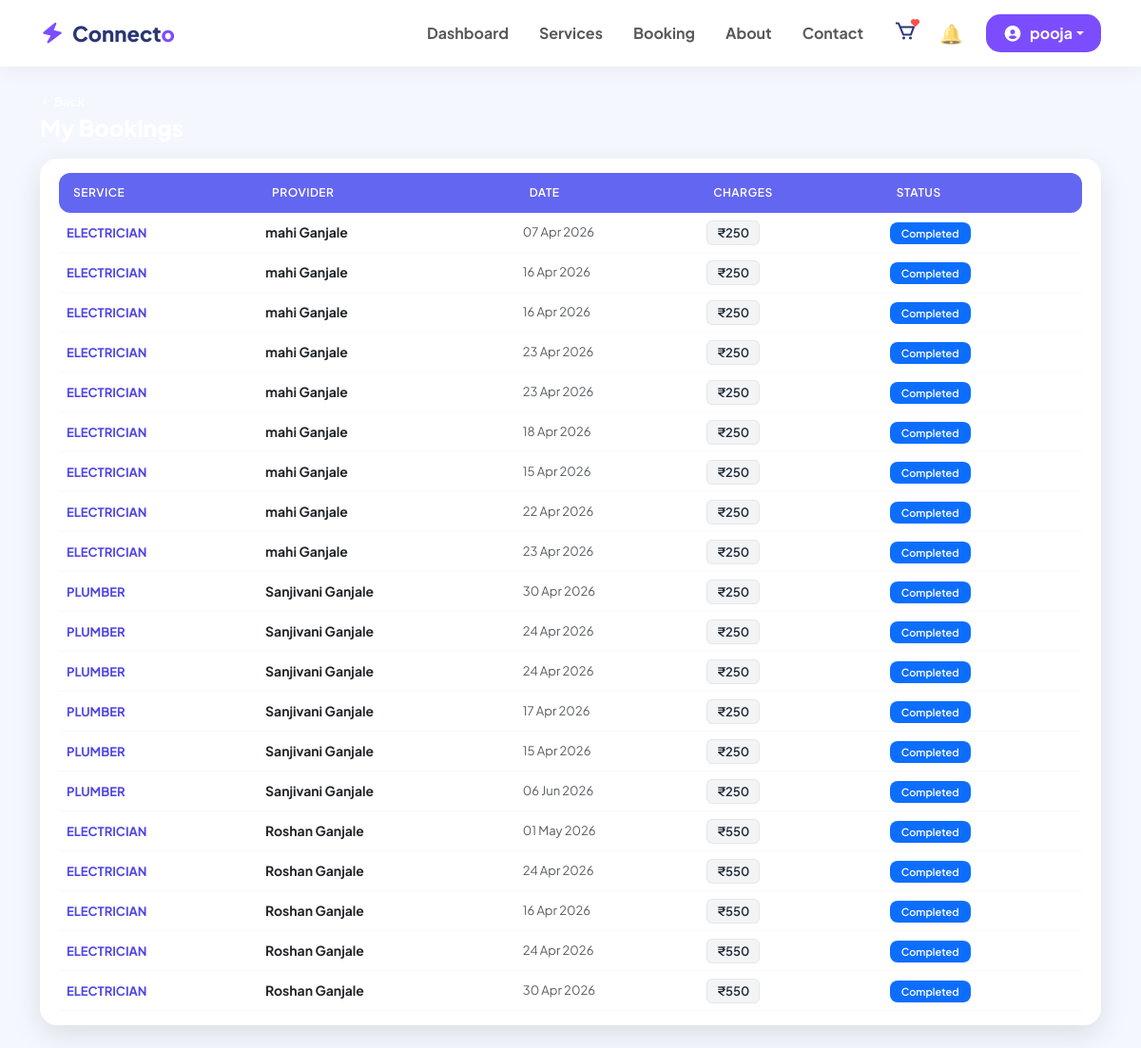
The page /bookings/ (signed in) on the database its author committed.
### userapp/models.py (models this page shows, shortened)
class User(AbstractUser):
    ROLE_CHOICES = (
        ('user', 'User'),
        ('provider', 'Service Provider'),
    )
    role = models.CharField(max_length=20, choices=ROLE_CHOICES, default='user')
    phone = models.CharField(max_length=10, validators=[phone_validator])
    is_suspended = models.BooleanField(default=False)

class Booking(models.Model):
    STATUS_CHOICES = [
        ('pending', 'Pending'),
        ('accepted', 'Accepted'),
        ('paid', 'Paid & Confirmed'),
        ('rejected', 'Rejected'),
    ]
    user = models.ForeignKey(User, on_delete=models.CASCADE, null=True, blank=True)
    name = models.CharField(max_length=100)
    address = models.CharField(max_length=100)
    service = models.CharField(max_length=50)
    date = models.DateField()
    phone = models.CharField(max_length=10, validators=[phone_validator])
    status = models.CharField(max_length=10, choices=STATUS_CHOICES, default='pending')
    slot = models.TimeField()
    notes = models.TextField(blank=True, null=True)
    created_at = models.DateTimeField(default=timezone.now)
    provider = models.ForeignKey("service.ServiceProviders", on_delete=models.CASCADE, related_name='bookings')
    payment_status = models.CharField(max_length=20, default='pending')
    amount_paid = models.IntegerField(default=0)
    admin_commission = models.IntegerField(default=0)
    provider_earning = models.IntegerField(default=0)
    service_charge = models.IntegerField(default=0)
    completed_at = models.DateTimeField(null=True, blank=True)

### service/models.py (models this page shows, shortened)
class ServiceProviders(models.Model):
    user = models.OneToOneField(settings.AUTH_USER_MODEL, on_delete=models.CASCADE)
    TIME_CHOICES = [
        ('8AM-2PM', '8 AM - 2 PM'),
        ('10AM-5PM', '10 AM - 5 PM'),
        ('3PM-9PM', '3 PM - 9 PM'),
    ]
    phone_validator = RegexValidator(
        regex=r'^[6-9]\d{9}$',
        message="Enter valid 10-digit Indian mobile number"
    )
    service = models.CharField(max_length=50)
    mobile = models.CharField(max_length=10, validators=[phone_validator])
    experience = models.IntegerField()
    city = models.CharField(max_length=50)
    service_areas = models.CharField(max_length=200)
    languages = models.CharField(max_length=100)
    working_hours = models.CharField(max_length=20, choices=TIME_CHOICES)
    charges = models.IntegerField()
    profile_photo = models.ImageField(upload_to='profiles/')
    id_proof = models.FileField(upload_to='ids/')
    service_id_proof = models.FileField(upload_to='ids/')
    STATUS_CHOICES = [
        ('pending', 'Pending'),
        ('approved', 'Approved'),
        ('rejected', 'Rejected'),
    ]
    status = models.CharField(max_length=10, choices=STATUS_CHOICES, default='pending')
    rejection_reason = models.TextField(blank=True, null=True)
    is_recommended = models.BooleanField(default=False)
    is_paid = models.BooleanField(default=False)
    recommended_date = models.DateTimeField(null=True, blank=True)
    payment_screenshot = models.ImageField(upload_to='payments/', null=True, blank=True)

### userapp/views.py (the view)
# urls.py: path('bookings/', views.my_bookings, name='my_bookings'),
@login_required
def my_bookings(request):
    bookings = Booking.objects.filter(
        user=request.user).exclude(status='rejected')
    return render(request, 'my_bookings.html', {
        'bookings': bookings
    })

### userapp/templates/my_bookings.html (shortened to what this page needs)
{% extends 'base.html' %}
{% block content %}
<div class="container py-4"> <div class="d-flex justify-content-between align-items-center mb-2"> <div>
            <a href="{% url 'userapp:user_dashboard' %}" class="back-link">
                <i class='bx bx-left-arrow-alt'></i> Back
            </a>
            <h2 class="page-title">My Bookings</h2>
        </div>
    </div>
    <div class="table-responsive table-container">
        <table class="table align-middle table-hover mb-0"> <thead>
                <tr>
                    <th>Service</th>
                    <th>Provider</th>
                    <th>Date</th>
                    <th>Charges</th>
                    <th>Status</th>
                </tr>
            </thead>
            <tbody>
                {% for b in bookings %}
                <tr style="border-bottom: 1px solid #f8f9fa;">
                    <td class="py-2"> <span class="service-highlight">{{ b.service|upper }}</span>
                    </td>
                    <td class="fw-bold text-dark" style="font-size: 14px;">
                        {{ b.provider.user.get_full_name|default:b.provider.user.username }}
                    </td>
                    <td class="text-muted" style="font-size: 13px;">
                        {{ b.date|date:"d M Y" }}
                    </td>
                    <td>
                        <span class="badge-charges">₹{{ b.amount_paid }}</span>
                    </td>
                    <td>
                        {% if b.status == 'accepted' %}
                            <span class="badge status-badge bg-warning text-dark">Awaiting Payment</span>
                        {% elif b.status == 'confirmed' %}
                            <span class="badge status-badge bg-success">Confirmed & Paid</span>
                        {% elif b.status == 'completed' %}
                            <span class="badge status-badge bg-primary">Completed</span>
                        {% else %}
                            <span class="badge status-badge bg-secondary text-white">{{ b.status|title }}</span>
                        {% endif %}
                    </td>
                </tr>
                {% endfor %}
            </tbody>
        </table>
    </div>
</div>
{% endblock %}

### userapp/templates/navbar.html (shortened to what this page needs)
<nav class="navbar navbar-expand-lg sticky-top" style="background: white; box-shadow: 0 4px 20px rgba(0,0,0,0.05); padding: 12px 0;">
    <div class="container">
        <a class="navbar-brand d-flex align-items-center" href="{% url 'userapp:user_dashboard' %}" style="font-weight: 800; font-size: 22px; color: #2b3674; text-decoration: none;">
            <i class='bx bxs-zap me-2' style="color: #7c4dff; font-size: 26px;"></i>
            Connect<span style="color: var(--primary);">o</span>
        </a>
        <div class="collapse navbar-collapse" id="navMenu">
            <ul class="navbar-nav ms-auto align-items-center">
                <li class="nav-item"><a class="nav-link px-3 fw-bold" href="{% url 'userapp:user_dashboard' %}">Dashboard</a></li>
                <li class="nav-item"><a class="nav-link px-3 fw-bold" href="{% url 'userapp:search_providers' %}">Services</a></li>
                <li class="nav-item"><a class="nav-link px-3 fw-bold" href="{% url 'userapp:my_bookings' %}">Booking</a></li>
                <li class="nav-item"><a class="nav-link px-3 fw-bold" href="{% url 'userapp:about' %}">About</a></li>
                <li class="nav-item"><a class="nav-link px-3 fw-bold" href="{% url 'userapp:contact' %}">Contact</a></li>
                <li class="nav-item">
                    <a class="nav-link px-3" href="{% url 'userapp:saved_experts' %}" title="Saved Experts" style="display: flex; align-items: center; justify-content: center;">
                        <div style="position: relative; display: inline-block;">
                            <i class='bx bx-cart' style="font-size: 24px; color: #2b3674;"></i>
                            <i class='bx bxs-heart' style="color: #ff4d4d; font-size: 11px; position: absolute; top: -2px; right: -4px;"></i>
                        </div>
                    </a>
                </li>
                <li class="nav-item dropdown me-2">
                    <a class="nav-link position-relative" href="#" id="notifBell" data-bs-toggle="dropdown" style="font-size: 20px;">
                        🔔
                    </a>
                </li>
                <li class="nav-item dropdown ms-lg-2">
                    <a class="nav-link dropdown-toggle d-flex align-items-center"
                       href="#"
                       data-bs-toggle="dropdown"
                       style="background: var(--primary); color: white; padding: 8px 18px; border-radius: 15px; font-weight: 700;">
                        <i class='bx bxs-user-circle me-2' style="font-size: 20px;"></i>
                        {{ request.user.username }}
                    </a>
                </li>
            </ul>
        </div>
    </div>
</nav>

### rows shown on the page
User: user.username "pooja"
Booking: service "ELECTRICIAN", provider.user.get_full_name "mahi Ganjale", date "07 Apr 2026", amount_paid "250", status "Completed"
Booking: service "ELECTRICIAN", provider.user.get_full_name "mahi Ganjale", date "16 Apr 2026", amount_paid "250", status "Completed"
Booking: service "ELECTRICIAN", provider.user.get_full_name "mahi Ganjale", date "16 Apr 2026", amount_paid "250", status "Completed"
Booking: service "ELECTRICIAN", provider.user.get_full_name "mahi Ganjale", date "23 Apr 2026", amount_paid "250", status "Completed"
Booking: service "ELECTRICIAN", provider.user.get_full_name "mahi Ganjale", date "23 Apr 2026", amount_paid "250", status "Completed"
Booking: service "ELECTRICIAN", provider.user.get_full_name "mahi Ganjale", date "18 Apr 2026", amount_paid "250", status "Completed"
Booking: service "ELECTRICIAN", provider.user.get_full_name "mahi Ganjale", date "15 Apr 2026", amount_paid "250", status "Completed"
Booking: service "ELECTRICIAN", provider.user.get_full_name "mahi Ganjale", date "22 Apr 2026", amount_paid "250", status "Completed"
Booking: service "ELECTRICIAN", provider.user.get_full_name "mahi Ganjale", date "23 Apr 2026", amount_paid "250", status "Completed"
Booking: service "PLUMBER", provider.user.get_full_name "Sanjivani Ganjale", date "30 Apr 2026", amount_paid "250", status "Completed"
Booking: service "PLUMBER", provider.user.get_full_name "Sanjivani Ganjale", date "24 Apr 2026", amount_paid "250", status "Completed"
Booking: service "PLUMBER", provider.user.get_full_name "Sanjivani Ganjale", date "24 Apr 2026", amount_paid "250", status "Completed"
Booking: service "PLUMBER", provider.user.get_full_name "Sanjivani Ganjale", date "17 Apr 2026", amount_paid "250", status "Completed"
Booking: service "PLUMBER", provider.user.get_full_name "Sanjivani Ganjale", date "15 Apr 2026", amount_paid "250", status "Completed"
Booking: service "PLUMBER", provider.user.get_full_name "Sanjivani Ganjale", date "06 Jun 2026", amount_paid "250", status "Completed"
Booking: service "ELECTRICIAN", provider.user.get_full_name "Roshan Ganjale", date "01 May 2026", amount_paid "550", status "Completed"
Booking: service "ELECTRICIAN", provider.user.get_full_name "Roshan Ganjale", date "24 Apr 2026", amount_paid "550", status "Completed"
Booking: service "ELECTRICIAN", provider.user.get_full_name "Roshan Ganjale", date "16 Apr 2026", amount_paid "550", status "Completed"
Booking: service "ELECTRICIAN", provider.user.get_full_name "Roshan Ganjale", date "24 Apr 2026", amount_paid "550", status "Completed"
Booking: service "ELECTRICIAN", provider.user.get_full_name "Roshan Ganjale", date "30 Apr 2026", amount_paid "550", status "Completed"
